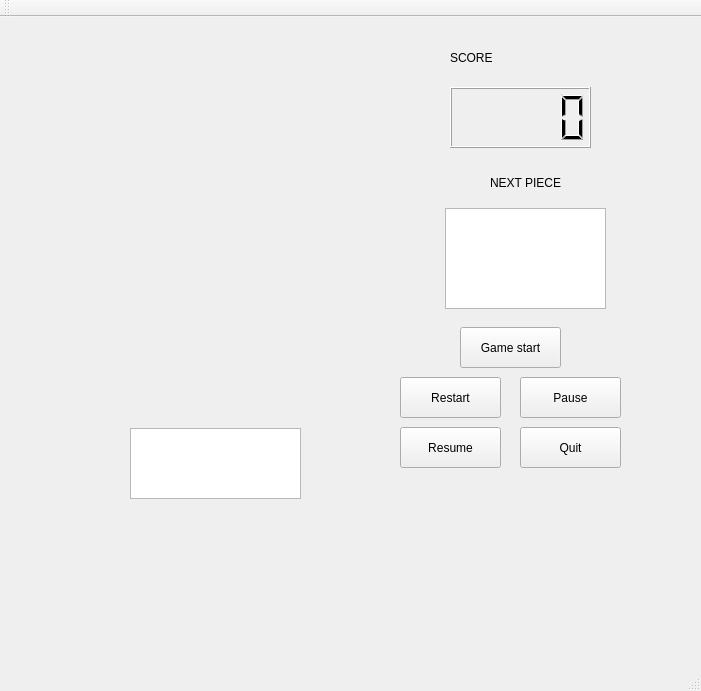
<?xml version="1.0" encoding="UTF-8"?>
<ui version="4.0">
 <class>MainWindow</class>
 <widget class="QMainWindow" name="MainWindow">
  <property name="geometry">
   <rect>
    <x>0</x>
    <y>0</y>
    <width>701</width>
    <height>691</height>
   </rect>
  </property>
  <property name="windowTitle">
   <string>MainWindow</string>
  </property>
  <widget class="QWidget" name="centralWidget">
   <widget class="QGraphicsView" name="graphicsView">
    <property name="geometry">
     <rect>
      <x>130</x>
      <y>411</y>
      <width>171</width>
      <height>71</height>
     </rect>
    </property>
   </widget>
   <widget class="QPushButton" name="restartPushButton">
    <property name="geometry">
     <rect>
      <x>400</x>
      <y>360</y>
      <width>101</width>
      <height>41</height>
     </rect>
    </property>
    <property name="text">
     <string>Restart</string>
    </property>
   </widget>
   <widget class="QLabel" name="gameOverStatus">
    <property name="geometry">
     <rect>
      <x>440</x>
      <y>470</y>
      <width>131</width>
      <height>61</height>
     </rect>
    </property>
    <property name="text">
     <string/>
    </property>
   </widget>
   <widget class="QGraphicsView" name="displayNextGraphicsView">
    <property name="geometry">
     <rect>
      <x>445</x>
      <y>191</y>
      <width>161</width>
      <height>101</height>
     </rect>
    </property>
   </widget>
   <widget class="QLabel" name="label_2">
    <property name="geometry">
     <rect>
      <x>450</x>
      <y>20</y>
      <width>121</width>
      <height>41</height>
     </rect>
    </property>
    <property name="text">
     <string>SCORE</string>
    </property>
   </widget>
   <widget class="QPushButton" name="startPushButton">
    <property name="geometry">
     <rect>
      <x>460</x>
      <y>310</y>
      <width>101</width>
      <height>41</height>
     </rect>
    </property>
    <property name="text">
     <string>Game start</string>
    </property>
   </widget>
   <widget class="QPushButton" name="pausePushButton">
    <property name="geometry">
     <rect>
      <x>520</x>
      <y>360</y>
      <width>101</width>
      <height>41</height>
     </rect>
    </property>
    <property name="text">
     <string>Pause</string>
    </property>
   </widget>
   <widget class="QPushButton" name="quitPushButton">
    <property name="geometry">
     <rect>
      <x>520</x>
      <y>410</y>
      <width>101</width>
      <height>41</height>
     </rect>
    </property>
    <property name="text">
     <string>Quit</string>
    </property>
   </widget>
   <widget class="QLabel" name="label">
    <property name="geometry">
     <rect>
      <x>490</x>
      <y>150</y>
      <width>81</width>
      <height>31</height>
     </rect>
    </property>
    <property name="text">
     <string>NEXT PIECE</string>
    </property>
   </widget>
   <widget class="QPushButton" name="resumePushButton">
    <property name="geometry">
     <rect>
      <x>400</x>
      <y>410</y>
      <width>101</width>
      <height>41</height>
     </rect>
    </property>
    <property name="text">
     <string>Resume</string>
    </property>
   </widget>
   <widget class="QLCDNumber" name="lcdNumberScore">
    <property name="geometry">
     <rect>
      <x>450</x>
      <y>70</y>
      <width>141</width>
      <height>61</height>
     </rect>
    </property>
   </widget>
  </widget>
  <widget class="QMenuBar" name="menuBar">
   <property name="geometry">
    <rect>
     <x>0</x>
     <y>0</y>
     <width>701</width>
     <height>25</height>
    </rect>
   </property>
  </widget>
  <widget class="QToolBar" name="mainToolBar">
   <attribute name="toolBarArea">
    <enum>TopToolBarArea</enum>
   </attribute>
   <attribute name="toolBarBreak">
    <bool>false</bool>
   </attribute>
  </widget>
  <widget class="QStatusBar" name="statusBar"/>
 </widget>
 <layoutdefault spacing="6" margin="11"/>
 <resources/>
 <connections/>
</ui>
